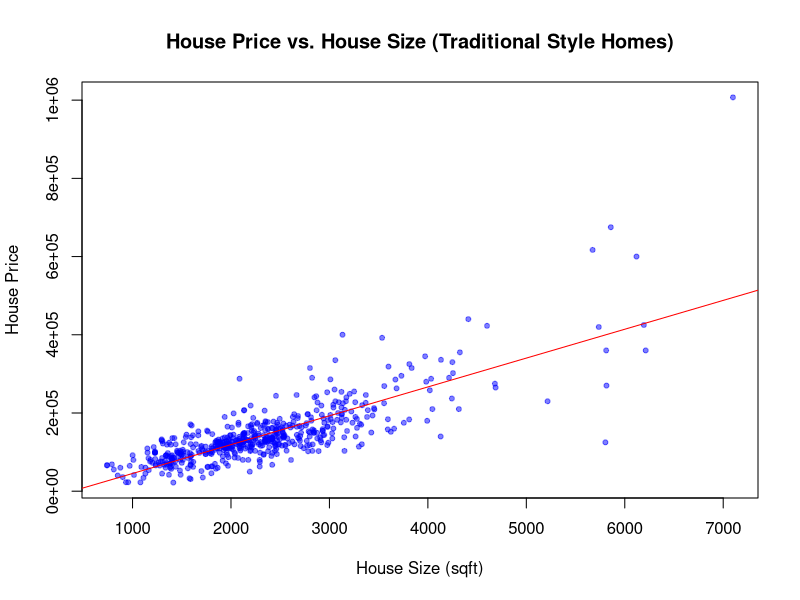
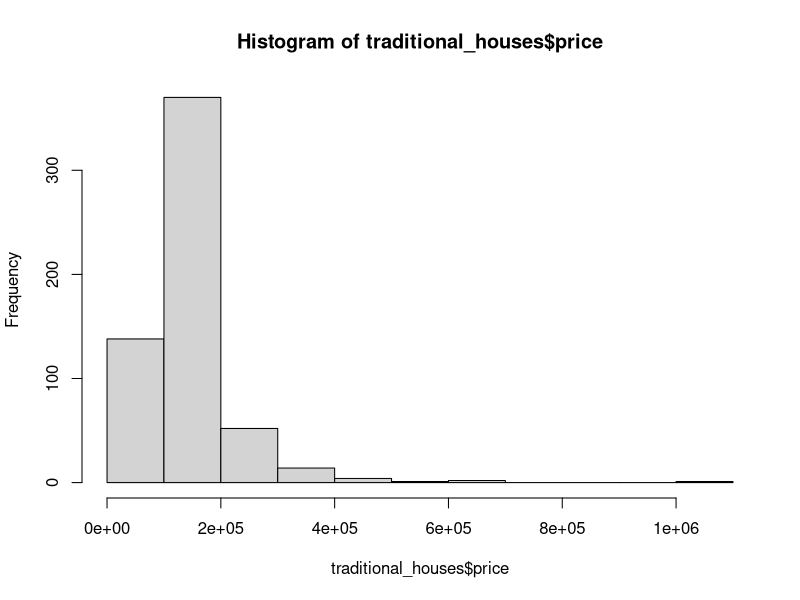
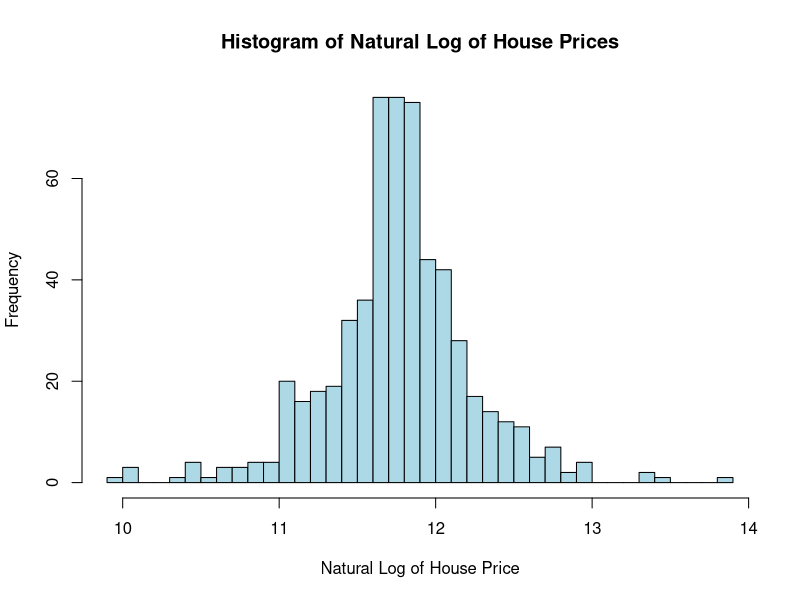
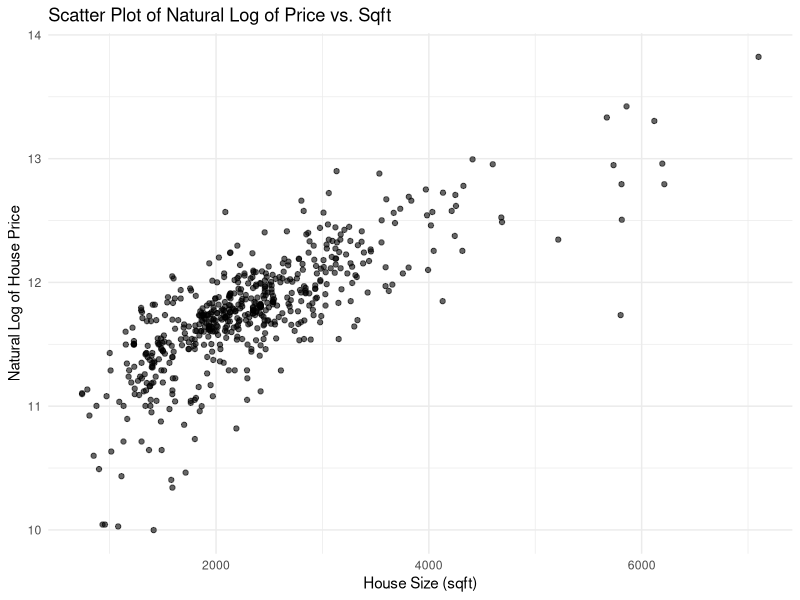
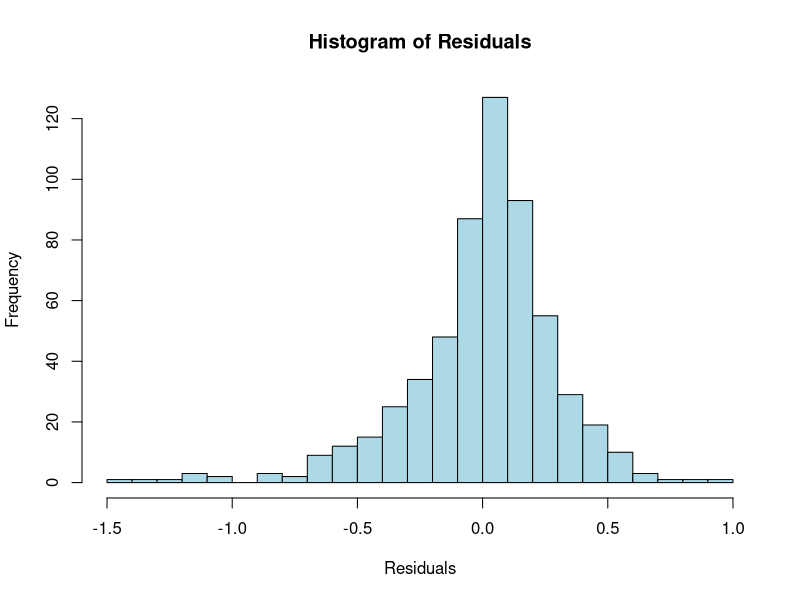

Generate these figures, in order, with R: (Note: this script raises an error after producing the figures.)
# Load necessary libraries
library(ggplot2)
library(car)

# 1.	Generate descriptive statistics for the variables price, sqft, and age.  Use these statistics to answer the following questions.
# Q1　Failed
data <- read.csv("batRouge.csv")

head(data)
# a.	The price variable is:
# Numeric Discrete　 x
# Numeric Continuous

# Q2
# b.	The values in the price variable are in:
# Dollars (USD)

# Q3
# c.	The values in the sqft variable are in:
# i.	1’s

# Q4
# d.	The values in the age variable are in:
# i.	1’s

# Q5 Failed
# e.	Based on the answers above, no adjustment or transformation should be required to interpret the results of analyses using these variables
# False x 
# True

# Q6
traditional_houses <- subset(data, traditional == 1)
nrow(traditional_houses)
# 582

# Q7
cor.test(traditional_houses$price,traditional_houses$sqft)
# True

# Q8
# c.	The value of the correlation coefficient is _________.      
round(0.7995538,2)
# 0.80

# Q9
# Assuming your data is loaded and filtered for traditional houses
plot(traditional_houses$sqft, traditional_houses$price, 
     main="House Price vs. House Size (Traditional Style Homes)",
     xlab="House Size (sqft)", ylab="House Price", 
     pch=20, col=rgb(0,0,1,0.5))
abline(lm(price ~ sqft, data=traditional_houses), col="red")  # Adding a regression line

# Yes

# Q10

# 	Generate a histogram of the natural log of house prices, i.e. ln(price). Use this to answer the following questions. 
# Now is the data skewed?

hist(traditional_houses$price)
# right

# Q11 failed
# Based on your answer about any apparent skew after taking the natural log 
# of the price variable, do you believe you may have to further transform your data 
# to meet the assumptions required to build a regression model?  (Yes/No) 
  
# yes x
# no

#Q12 
# 	Generate a histogram of the natural log of house prices, i.e. ln(price). Use this to answer the following questions. 

log_prices <- log(traditional_houses$price)

# Histogram of the natural log of house prices
hist(log_prices, 
     main="Histogram of Natural Log of House Prices", 
     xlab="Natural Log of House Price", 
     col="lightblue", 
     border="black", 
     breaks=30) # Number of bins

# Q13
# b.	Based on your answer about any apparent skew after taking the natural log of the price variable, do you believe you may have to further transform your data to meet the assumptions required to build a regression model?  (Yes/No)   
# No

# Compute the natural log of the price
traditional_houses$log_price <- log(traditional_houses$price)
# 1. Linearity Check: Scatter plot of ln(price) against sqft
ggplot(traditional_houses, aes(x=sqft, y=log_price)) +
  geom_point(alpha=0.6) +
  ggtitle("Scatter Plot of Natural Log of Price vs. Sqft") +
  xlab("House Size (sqft)") +
  ylab("Natural Log of House Price") +
  theme_minimal()

# 2. Normality Check: Histogram of Residuals and Q-Q plot
model_ln <- lm(log_price ~ sqft, data=traditional_houses)
residuals_ln <- resid(model_ln)

# Histogram of Residuals
hist(residuals_ln, main="Histogram of Residuals", xlab="Residuals", col="lightblue", border="black", breaks=30)

# Q-Q plot
qqPlot(model_ln, main="Q-Q Plot of Residuals")

# 3. Homoscedasticity Check: Residuals vs. Fitted (Predicted) values
plot(model_ln, which=1)  # This will generate the residuals vs fitted plo

# c.	Which assumption could be violated?
# i.	Linearity <-?
# ii.	Normality
# iii.	Homoscedasticity
# iv.	Independence

# 7.	Create a scatter plot of the natural log of house price versus house size for traditional style homes that are owner occupied.  Is the relationship between price and size linear now?  (Yes/No)    
# Q15
head(data)
traditional_houses_occup <- subset(traditional_houses, owner == 1)

ggplot(traditional_houses_occup, aes(x=sqft, y=log_price)) +
  geom_point(alpha=0.6) +
  ggtitle("Scatter Plot of Natural Log of Price vs. Sqft") +
  xlab("House Size (sqft)") +
  ylab("Natural Log of House Price") +
  theme_minimal()

#Q16
# YEs

#Q17 How do these house prices vary with changes in size (change per square foot)?

# model <- lm(traditional_houses$price ~ traditional_houses$sqft)
# summary(model)

# Fit the linear model
model <- lm(price ~ sqft, data=traditional_houses)

# Print the coefficient for sqft (β1)
coef(model)[2]

# 73.77

# Q18: 
# No
summary(model)

#Q19 failed
#-28407.56 x
# # 6.871e+04


# 	Generate a quadratic model for this situation, that is price= α_0+α_1 〖sqft〗^2+e, and use this model to answer the following questions.  (Be sure to save the value of the sum of squares error (SSE) for this quadratic model.)  

#Q20
# Add a squared sqft column to the dataset
traditional_houses$sqft_squared <- traditional_houses$sqft^2

# Fit the quadratic model
model_quadratic <- lm(price ~ sqft_squared, data=traditional_houses)
summary(model_quadratic)

# a.	What is the intercept value?       
# 6.871e+04

#Q21 
# What is the coefficient of 〖sqft〗^2?        
# 1.206e-02

#Q22 
# Using the previously fitted quadratic model
alpha_1 <- coef(model_quadratic)["sqft_squared"]
marginal_effect_2000sqft <- 2 * alpha_1 * 2000

# Print the marginal effect
print(marginal_effect_2000sqft)

# 48.25

#Q23
# What is the expected price of the 2000square foot home?
alpha_0 <- coef(model_quadratic)["(Intercept)"]
expected_price_2000sqft <- alpha_0 + alpha_1 * (2000^2)

# Print the expected price
print(expected_price_2000sqft)

#116963

# Q24
# Compute the marginal effect for a home with 2000 sqft
alpha_1 <- coef(model_quadratic)["sqft_squared"]
marginal_effect_2000sqft <- 2 * alpha_1 * 2000

# Compute the expected price for a home with 2000 sqft
expected_price_2000sqft <- predict(model_quadratic, newdata=data.frame(sqft_squared=2000^2))

# Compute the elasticity
elasticity_2000sqft <- marginal_effect_2000sqft * (2000 / expected_price_2000sqft)

# Print the elasticity
print(round(elasticity_2000sqft,2))
# 0.83

# Q25
# Generate a scatter plot with both the linear and quadratic trend lines on it. Which seems to fit the data better?
# Quadratic fit

# Predictions from the models
traditional_houses$sqft_squared <- traditional_houses$sqft^2
traditional_houses$linear_pred <- predict(model, newdata=traditional_houses)
traditional_houses$quadratic_pred <- predict(model_quadratic, newdata=traditional_houses)

# Scatter plot with both trend lines
ggplot(traditional_houses, aes(x=sqft, y=price)) +
  geom_point(aes(color="Data Points")) +
  geom_line(aes(y=linear_pred, color="Linear Model")) +
  geom_line(aes(y=quadratic_pred, color="Quadratic Model")) +
  labs(title="House Price vs. House Size with Linear and Quadratic Trend Lines", 
       x="House Size (sqft)", 
       y="House Price", 
       color="Legend") +
  theme_minimal()

# Q26
# h.	Generate a plot of the residuals from both the linear and quadratic models.  Does homoscedasticity appear to be a problem?  (Yes/No)  
# Yes

# Residuals from the linear and quadratic models
linear_residuals <- resid(model)
quadratic_residuals <- resid(model_quadratic)

# Plot residuals for the linear model
ggplot(traditional_houses, aes(x=predict(model), y=linear_residuals)) +
  geom_point(aes(color="Linear Model Residuals")) +
  geom_hline(yintercept=0, color="red", linetype="dashed") +
  labs(title="Residuals for Linear Model", 
       x="Predicted Prices", 
       y="Residuals", 
       color="Legend") +
  theme_minimal()

# Plot residuals for the quadratic model
ggplot(traditional_houses, aes(x=predict(model_quadratic), y=quadratic_residuals)) +
  geom_point(aes(color="Quadratic Model Residuals")) +
  geom_hline(yintercept=0, color="red", linetype="dashed") +
  labs(title="Residuals for Quadratic Model", 
       x="Predicted Prices", 
       y="Residuals", 
       color="Legend") +
  theme_minimal()


# Q27
# Would this indicate that heteroscedascity or heteroskedascity is present in the data?

# Yes

#Q28
#Generate a log-linear model for this situation, that is ln(price)= γ_0+γ_1 sqft+e, and use this model to answer the following questions.  
# a.	The house size in square feet is statistically significant  (Yes/No)    
# Yes
# Transform the price using natural logarithm
traditional_houses$ln_price <- log(traditional_houses$price)

# Fit the log-linear model
model_log_linear <- lm(ln_price ~ sqft, data=traditional_houses)

# Extract p-value for sqft
p_value_sqft <- summary(model_log_linear)$coefficients[2, 4]
print(p_value_sqft)

summary(model_log_linear)

# Q29
# YEs

#Q30
# No

#Q31 failed
# d.	Visually, the __________ model appears to be the best fit for the data.
# quadratic x 
# log

traditional_houses$linear_pred <- predict(model)
traditional_houses$quadratic_pred <- predict(model_quadratic)
traditional_houses$log_linear_pred <- exp(predict(model_log_linear))

summary(model) #  0.6387 
summary(model_quadratic) # 0.6761
summary(model_log_linear)
# Scatter plot with all trend lines
ggplot(traditional_houses, aes(x=sqft, y=price)) +
  geom_point(aes(color="Data Points")) +
  geom_line(aes(y=linear_pred, color="Linear Model")) +
  geom_line(aes(y=quadratic_pred, color="Quadratic Model")) +
  geom_line(aes(y=log_linear_pred, color="Log-linear Model")) +
  labs(title="House Price vs. House Size with Linear, Quadratic, and Log-linear Trend Lines", 
       x="House Size (sqft)", 
       y="House Price", 
       color="Legend") +
  theme_minimal()

# Q32
#　e.	Compare the sum of squares error (SSE) for each model and select the model listed below that actually results in the least error.  
# quadratic

# Calculate SSE for the linear model
sse_linear <- sum(resid(model)^2)

# Calculate SSE for the quadratic model
sse_quadratic <- sum(resid(model_quadratic)^2)

# Calculate SSE for the log-linear model
sse_log_linear <- sum(resid(model_log_linear)^2)

print(c(sse_linear, sse_quadratic, sse_log_linear))

# Q33
# 13.	Ultimately, the log-linear model results in higher house prices for very large houses.  (True/False)  
# True

#Q34
# 14.	Based on the results of the various tests for normality, ________ satisfy/satisfies the assumption of normality.  (Hint: these tests are based on the hypothesis that the data are normal to begin with, i.e. If the P-value is < 0.05 we must reject the null hypothesis.  In other words, when evaluating your results, keep in mind what it means to have a given hypothesis and the P-values you get from your results!)  
# none of them?

p_value_linear <- shapiro.test(resid(model))$p.value
p_value_quadratic <- shapiro.test(resid(model_quadratic))$p.value
p_value_log_linear <- shapiro.test(resid(model_log_linear))$p.value

print(c(p_value_linear, p_value_quadratic, p_value_log_linear))

# Q35
# None 
# QQ plots using ggplot2 in R
qqnorm(resid(model))
qqline(resid(model), col="red")
title("QQ Plot for Residuals of Linear Model")

qqnorm(resid(model_quadratic))
qqline(resid(model_quadratic), col="red")
title("QQ Plot for Residuals of Quadratic Model")

qqnorm(resid(model_log_linear))
qqline(resid(model_log_linear), col="red")
title("QQ Plot for Residuals of Log-linear Model")

# Q36
# No

# Q37
# 179779.41.
# Subset data based on 'owner' variable
owner_occupied_data <- subset(data, owner == 1)
vacant_rental_data <- subset(data, owner == 0)

# Calculate mean prices for both subsets
mean_price_owner_occupied <- mean(owner_occupied_data$price)
mean_price_vacant_rental <- mean(vacant_rental_data$price)
mean_price_owner_occupied
# Print the results
cat("Mean price for owner-occupied houses:", mean_price_owner_occupied, "\n")
cat("Mean price for vacant/rental houses:", mean_price_vacant_rental, "\n")

# Q38
# 131030.26

#Q39
#yes

# Q40
# 123370.84

# Fit the linear model for traditional houses
model <- lm(price ~ sqft, data=traditional_houses)

# Predict the price for a 2000 square foot house and get its 95% confidence interval
prediction <- predict(model, newdata=data.frame(sqft=2000), interval="confidence", level=0.95)
upper_limit <- prediction[3]

print(upper_limit)

# Q41
# 114901.83
lower_limit <- prediction[2]

print(lower_limit)

#Q42
# 1.562955e-130
prediction <- predict(model, newdata=data.frame(sqft=2000), interval="confidence", level=0.95)
lower_limit <- prediction[2]
upper_limit <- prediction[3]

# P-value for sqft
p_value_sqft <- summary(model)$coefficients["sqft", "Pr(>|t|)"]

cat("Lower Limit:", lower_limit, "\n") # 1.1490e+05
cat("Upper Limit:", upper_limit, "\n") # 1.2337e+05
cat("P-value for sqft:", p_value_sqft, "\n")

number <- 123370.8
formatted_number <- formatC(number, format = "e", digits = 4)
print(formatted_number)

# Q43
# True

# You've already fitted the quadratic model for traditional houses
# Calculate the marginal effect for 2000 sqft house
marginal_effect <- 2 * coef(model_quadratic)["sqft_squared"] * 2000
summary(model_quadratic)
# Standard error for the marginal effect
se_marginal_effect <- 2 * 2000 * summary(model_quadratic)$coefficients["sqft_squared", "Std. Error"]

# Calculate the t-statistic
t_statistic <- (marginal_effect - 75) / se_marginal_effect

# Get the p-value for one-tailed t-test
p_value <- pt(t_statistic, df=model_quadratic$df.residual)

cat("Marginal Effect:", marginal_effect, "\n")
cat("t-statistic:", t_statistic, "\n")
cat("p-value:", p_value, "\n")


# Q44
# True

# Q45
# 





